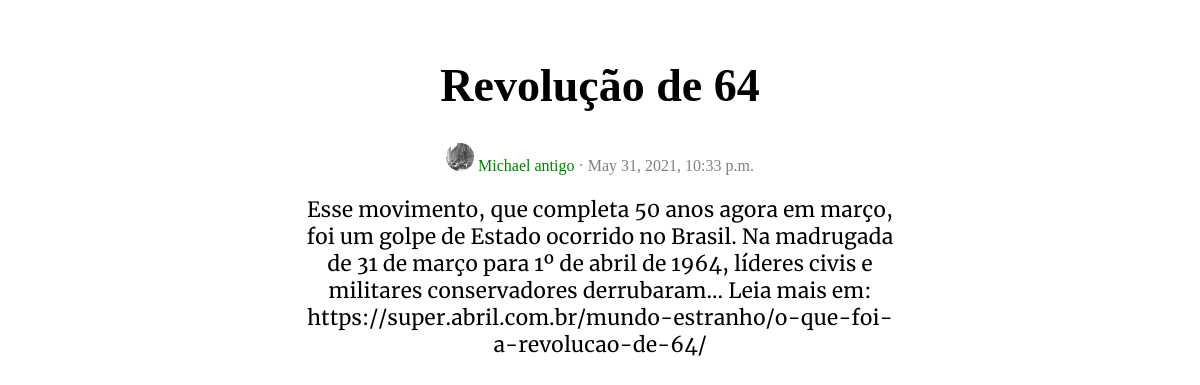
Page /blog/revolucao-de-64/ on the committed database.
### blog/models.py (models this page shows, shortened)
class Post(models.Model):
    title = models.CharField(max_length=255, default="title")
    author = models.ForeignKey(Author, on_delete=models.CASCADE, default="Autor")
    slug = models.CharField(max_length=255, unique=True)
    post = models.TextField(default='')
    post_date_created = models.DateTimeField(auto_now_add=True)
    post_date_updated = models.DateTimeField(auto_now=True)

class Author(models.Model):
    author_name = models.CharField(max_length=255)
    author_about = models.TextField()
    author_image = models.FileField(null=True, blank=True)
    author_date_created = models.DateTimeField(auto_now_add=True)
    author_date_updated = models.DateTimeField(auto_now=True)
    def __str__(self):
        return self.author_name

### blog/views.py (the view)
# urls.py: path("<slug:slug>/", views.detail, name="detail")
def detail(request, slug):
    try:
        post = Post.objects.get(slug= slug)
    except Post.DoesNotExist:
        raise Http404("Valor não encontrado.")
    return render(request, 'blog/detail.html', {"post": post})

### blog/templates/blog/detail.html
{% extends 'blog/base.html' %}
{% block content %}
    <h1 id="title">{{post.title}}</h1>
    <div class="title-author-row">
        <div class="author-row">
            <div class="author-span">
                <img class="author-img-responsive" src="{{post.author.author_image.url}}">
                <span style="color:green">{{post.author}}</span>
                <span style="color:grey">·</span>
                <span style="color:grey">{{post.post_date_created}}</span>
            </div>
        </div>
    </div>
    <div class="post-content">
        <div class="post-container">
            <p id="post">
                {{post.post}}
            </p>
        </div>
    </div>
{% endblock content %}

### blog/static/css/blog.css (style rules this page uses)
.author-img-responsive { width: 28px; height: 28px; border-radius: 50%; }
.post-content { display: flex; width: 100%; align-items: center; flex-direction: column; }
.post-container { position: relative; width: 50%; min-height: 250px; }
#post { display: block; font-family: standard-text; font-size: 21px; }
.author-row { justify-content: space-around; }
#title { font-size: 46px; font-family: standard-title; }

### rows in the picture
Post: title "Revolução de 64", author.author_image (picture), author "Michael antigo", post_date_created "May 31, 2021, 10:33 p.m.", post "Esse movimento, que completa 50 anos agora em março, foi um golpe de Estado ocorrido no Brasil. Na madrugada de 31 de março para 1º de abril de 1964, líderes civis e militares conservadores derrubaram... Leia mais em: https://super.abril.com.br/mundo-estranho/o-que-foi-a-revolucao-de-64/"
